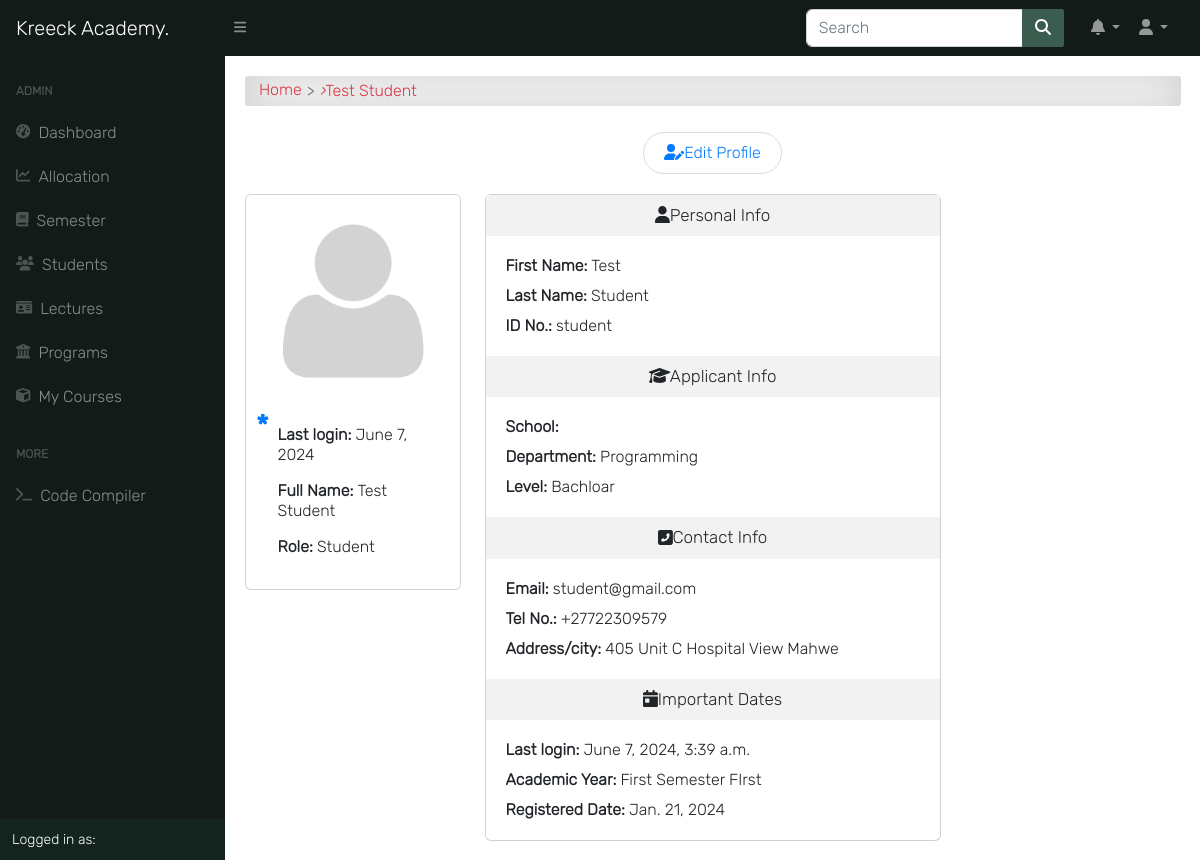
The page /auth/profile/3/detail/ (signed in) on the database as committed earlier.
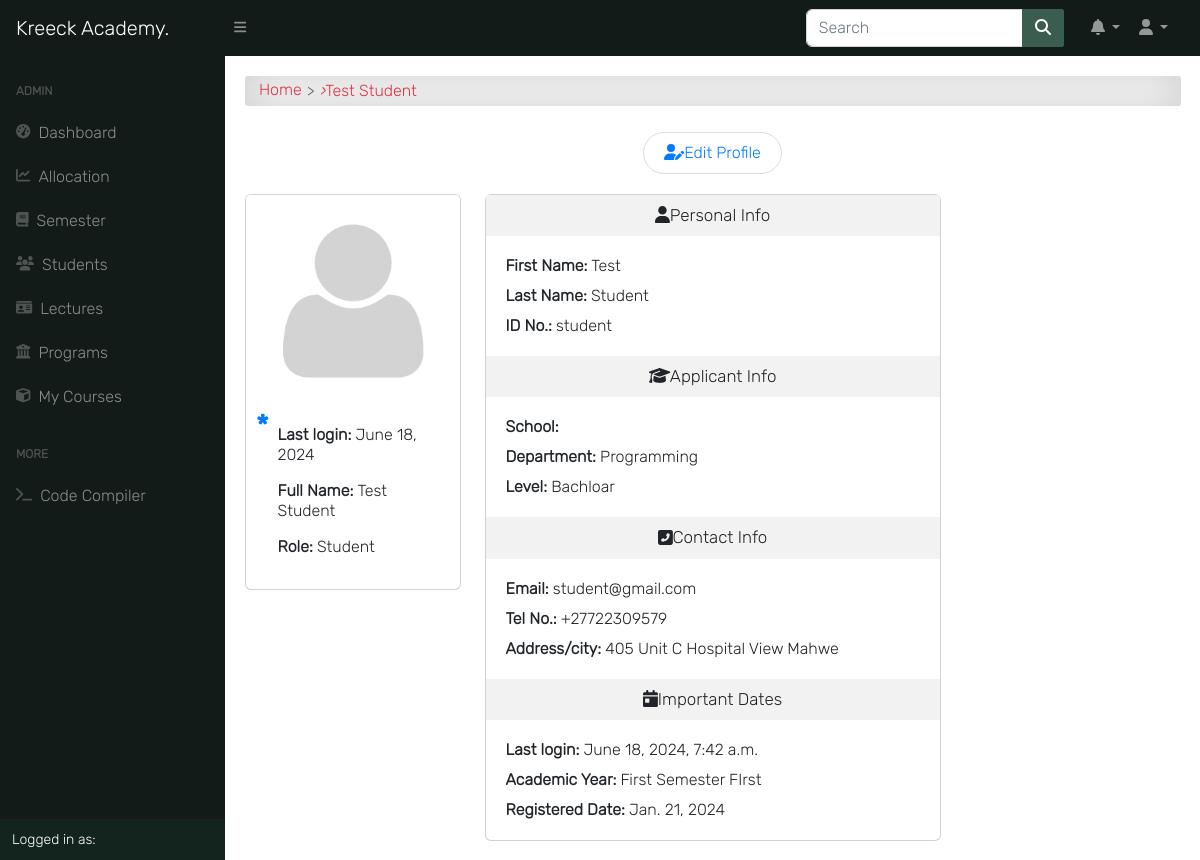
The same page on the database as committed later.
### accounts/models.py (models this page shows, shortened)
class User(AbstractUser):
    is_student = models.BooleanField(default=False)
    is_lecturer = models.BooleanField(default=False)
    is_parent = models.BooleanField(default=False)
    is_dep_head = models.BooleanField(default=False)
    phone = models.CharField(max_length=60, blank=True, null=True)
    address = models.CharField(max_length=60, blank=True, null=True)
    picture = models.ImageField(upload_to='profile_pictures/%y/%m/%d/', default='default.png', null=True)
    email = models.EmailField(blank=True, null=True)
    username_validator = ASCIIUsernameValidator()
    objects = UserManager()
    @property
    def get_full_name(self):
        full_name = self.username
        if self.first_name and self.last_name:
            full_name = self.first_name + " " + self.last_name
        return full_name
    @property
    def get_user_role(self):
        if self.is_superuser:
            return "Admin"
        elif self.is_student:
            return "Student"
        elif self.is_lecturer:
            return "Lecturer"
        elif self.is_parent:
            return "Parent"

### accounts/views.py (the view, shortened to what this page needs)
# urls.py: path('profile/<int:id>/detail/', profile_single, name='profile_single'),
@login_required
@admin_required
def profile_single(request, id):
    if request.user.id == id:
        return redirect("/profile/")
    current_session = get_object_or_404(Session, is_current_session=True)
    current_semester = get_object_or_404(Semester, is_current_semester=True, session=current_session)
    user = User.objects.get(pk=id)
    if user.is_lecturer:
        courses = Course.objects.filter(allocated_course__lecturer__pk=id).filter(semester=current_semester)
        context = {
            'title': user.get_full_name,
            "user": user,
            "user_type": "Lecturer",
            "courses": courses,
            'current_session': current_session,
            'current_semester': current_semester,
        }
        return render(request, 'accounts/profile_single.html', context)
    elif user.is_student:
        student = Student.objects.get(student__pk=id)
        courses = TakenCourse.objects.filter(student__student__id=id, course__level=student.level)
        context = {
            'title': user.get_full_name,
            'user': user,
            "user_type": "student",
            'courses': courses,
            'student': student,
            'current_session': current_session,
            'current_semester': current_semester,
        }
        return render(request, 'accounts/profile_single.html', context)

### app/models.py (called while the page is built)
    def __str__(self):
        return self.session

    def __str__(self):
        return self.semester

### course/models.py (called while the page is built)
    def __str__(self):
        return self.title

### templates/accounts/profile_single.html (shortened to what this page needs)
{% extends 'base.html' %}
{% load static %}
{% load i18n %}
{% block content %}
<div id="input-nav"><a href="{% url 'home' %}" class="primary1">Home</a> <i>&rsaquo;</i> {{ user.get_full_name }}</div>
{% if request.user.is_superuser %}
<div class="btn-flex">
    {% if user.is_student %}
    <a class="edit-btn" href="{% url 'student_edit' pk=user.id %}">
        <i class="fas fa-user-edit"></i><span class="mobile-hide">Edit Profile</span>
    </a>
    {% endif %}
</div>
{% endif %}
<div class="row justify-content-between">
    <div class="col-md-3 mx-auto">
        <div class="card">
            {% if request.user.is_authenticated %}
                {% if not request.user.is_lecturer %}
                    <img src="{{ user.picture.url }}" class="dashboard-img" onload="cacheProfilePicture(this);">
                {% else %}
                    <img src="{{ user.picture.url }}" class="dashboard-img">
                {% endif %}
            {% endif %}
            <div class="program-description">
                <p><strong>Last login: </strong>{{ user.last_login|date }}</p>
                <p><strong>Full Name: </strong>{{ user.get_full_name|title }}</p>
                <p><strong>Role: </strong>
                    {{ user.get_user_role }}
                </p>
            </div>
        </div>
    </div>
    <div class="col-md-6">
        <div class="card">
            <p class="title-info"><i class="fas fa-user"></i>Personal Info</p>
            <div class="dashboard-description">
                <p><strong>First Name:</strong> {{ user.first_name|title }}</p>
                <p><strong>Last Name:</strong> {{ user.last_name|title }}</p>
                <p><strong>ID No.:</strong> {{ user.username }}</p>
            </div>
            {% if user.is_student %}
            <p class="title-info"><i class="fas fa-graduation-cap"></i>Applicant Info</p>
            <div class="dashboard-description">
                <p><strong>School: </strong>{{ student.get_student_school }}</p>
                <p><strong>Department: </strong>{{ student.department }}</p>
                <p><strong>Level: </strong>{{ student.level }}</p>
            </div>
            {% endif %}
            <p class="title-info"><i class="fas fa-phone-square-alt"></i>Contact Info</p>
            <div class="dashboard-description">
                <p><strong>Email:</strong> {{ user.email }}</p>
                <p><strong>Tel No.:</strong> {{ user.phone }}</p>
                <p><strong>Address/city:</strong> {{ user.address }}</p>
            </div>
            <p class="title-info"><i class="fa fa-calendar-day"></i>Important Dates</p>
            <div class="dashboard-description">
                <p><strong>Last login:</strong> {{ user.last_login }}</p>
                <p><strong>Academic Year:</strong> {{ current_semester }} Semester {{ current_session }}</p>
                <p><strong>Registered Date:</strong> {{ user.date_joined|date }}</p>
            </div>
        </div>
    </div>
    <div class="col-md-3 mx-auto"></div>
</div>
{% endblock content %}

Rows that differ between the two databases and show on the page:
changed User "Test Student": last_login "June 7, 2024" → "June 18, 2024"; last_login "June 7, 2024, 3:39 a.m." → "June 18, 2024, 7:42 a.m."
